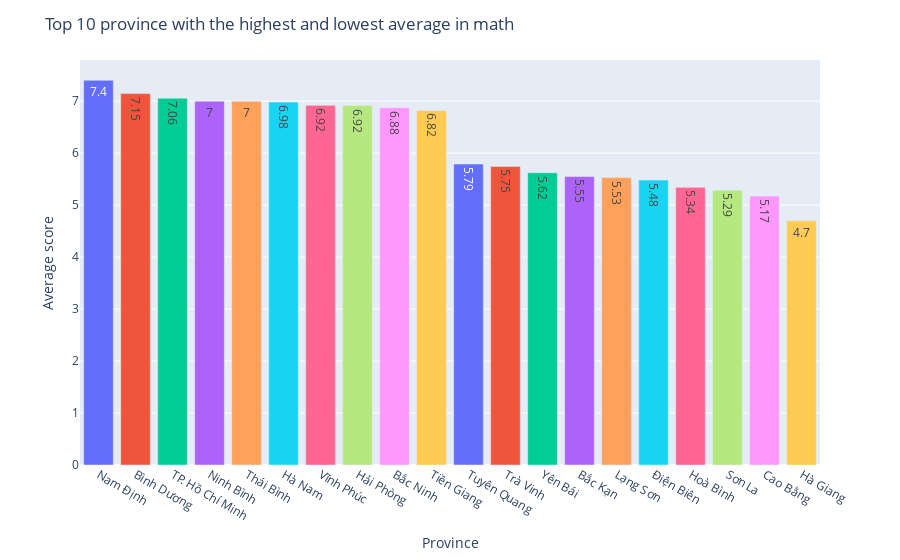

Source (notebook cell):
### Code cell
top10van = val.nlargest(10, "toan")["toan"]
meomeo = val.nsmallest(10, "toan")["toan"]
top10van = top10van.append(meomeo[::-1])
top10van
hoi_dong = [prov[i-1] for i in top10van.index]
fig = px.bar(x=hoi_dong, y=top10van.values, color=hoi_dong, text=top10van.values.round(2))
fig.update_layout(title="Top 10 province with the highest and lowest average in math", xaxis_title="Province",yaxis_title="Average score",showlegend=False)

### Figure 1 — Plotly figure (JSON) as saved in the notebook; plotly's stock layout.template omitted (floating-point values rounded to 4 significant figures)
{"data": [{"alignmentgroup": "True", "hovertemplate": "color=Nam Định<br>x=%{x}<br>y=%{y}<br>text=%{text}<extra></extra>", "legendgroup": "Nam Định", "marker": {"color": "#636efa", "pattern": {"shape": ""}}, "name": "Nam Định", "offsetgroup": "Nam Định", "orientation": "v", "showlegend": true, "text": [7.4], "textposition": "auto", "type": "bar", "x": ["Nam Định"], "xaxis": "x", "y": [7.402], "yaxis": "y"}, {"alignmentgroup": "True", "hovertemplate": "color=Bình Dương<br>x=%{x}<br>y=%{y}<br>text=%{text}<extra></extra>", "legendgroup": "Bình Dương", "marker": {"color": "#EF553B", "pattern": {"shape": ""}}, "name": "Bình Dương", "offsetgroup": "Bình Dương", "orientation": "v", "showlegend": true, "text": [7.15], "textposition": "auto", "type": "bar", "x": ["Bình Dương"], "xaxis": "x", "y": [7.145], "yaxis": "y"}, {"alignmentgroup": "True", "hovertemplate": "color=TP. Hồ Chí Minh<br>x=%{x}<br>y=%{y}<br>text=%{text}<extra></extra>", "legendgroup": "TP. Hồ Chí Minh", "marker": {"color": "#00cc96", "pattern": {"shape": ""}}, "name": "TP. Hồ Chí Minh", "offsetgroup": "TP. Hồ Chí Minh", "orientation": "v", "showlegend": true, "text": [7.06], "textposition": "auto", "type": "bar", "x": ["TP. Hồ Chí Minh"], "xaxis": "x", "y": [7.057], "yaxis": "y"}, {"alignmentgroup": "True", "hovertemplate": "color=Ninh Bình<br>x=%{x}<br>y=%{y}<br>text=%{text}<extra></extra>", "legendgroup": "Ninh Bình", "marker": {"color": "#ab63fa", "pattern": {"shape": ""}}, "name": "Ninh Bình", "offsetgroup": "Ninh Bình", "orientation": "v", "showlegend": true, "text": [7], "textposition": "auto", "type": "bar", "x": ["Ninh Bình"], "xaxis": "x", "y": [6.999], "yaxis": "y"}, {"alignmentgroup": "True", "hovertemplate": "color=Thái Bình<br>x=%{x}<br>y=%{y}<br>text=%{text}<extra></extra>", "legendgroup": "Thái Bình", "marker": {"color": "#FFA15A", "pattern": {"shape": ""}}, "name": "Thái Bình", "offsetgroup": "Thái Bình", "orientation": "v", "showlegend": true, "text": [7], "textposition": "auto", "type": "bar", "x": ["Thái Bình"], "xaxis": "x", "y": [6.997], "yaxis": "y"}, {"alignmentgroup": "True", "hovertemplate": "color=Hà Nam<br>x=%{x}<br>y=%{y}<br>text=%{text}<extra></extra>", "legendgroup": "Hà Nam", "marker": {"color": "#19d3f3", "pattern": {"shape": ""}}, "name": "Hà Nam", "offsetgroup": "Hà Nam", "orientation": "v", "showlegend": true, "text": [6.98], "textposition": "auto", "type": "bar", "x": ["Hà Nam"], "xaxis": "x", "y": [6.981], "yaxis": "y"}, {"alignmentgroup": "True", "hovertemplate": "color=Vĩnh Phúc<br>x=%{x}<br>y=%{y}<br>text=%{text}<extra></extra>", "legendgroup": "Vĩnh Phúc", "marker": {"color": "#FF6692", "pattern": {"shape": ""}}, "name": "Vĩnh Phúc", "offsetgroup": "Vĩnh Phúc", "orientation": "v", "showlegend": true, "text": [6.92], "textposition": "auto", "type": "bar", "x": ["Vĩnh Phúc"], "xaxis": "x", "y": [6.92], "yaxis": "y"}, {"alignmentgroup": "True", "hovertemplate": "color=Hải Phòng<br>x=%{x}<br>y=%{y}<br>text=%{text}<extra></extra>", "legendgroup": "Hải Phòng", "marker": {"color": "#B6E880", "pattern": {"shape": ""}}, "name": "Hải Phòng", "offsetgroup": "Hải Phòng", "orientation": "v", "showlegend": true, "text": [6.92], "textposition": "auto", "type": "bar", "x": ["Hải Phòng"], "xaxis": "x", "y": [6.916], "yaxis": "y"}, {"alignmentgroup": "True", "hovertemplate": "color=Bắc Ninh<br>x=%{x}<br>y=%{y}<br>text=%{text}<extra></extra>", "legendgroup": "Bắc Ninh", "marker": {"color": "#FF97FF", "pattern": {"shape": ""}}, "name": "Bắc Ninh", "offsetgroup": "Bắc Ninh", "orientation": "v", "showlegend": true, "text": [6.88], "textposition": "auto", "type": "bar", "x": ["Bắc Ninh"], "xaxis": "x", "y": [6.875], "yaxis": "y"}, {"alignmentgroup": "True", "hovertemplate": "color=Tiền Giang<br>x=%{x}<br>y=%{y}<br>text=%{text}<extra></extra>", "legendgroup": "Tiền Giang", "marker": {"color": "#FECB52", "pattern": {"shape": ""}}, "name": "Tiền Giang", "offsetgroup": "Tiền Giang", "orientation": "v", "showlegend": true, "text": [6.82], "textposition": "auto", "type": "bar", "x": ["Tiền Giang"], "xaxis": "x", "y": [6.821], "yaxis": "y"}, {"alignmentgroup": "True", "hovertemplate": "color=Tuyên Quang<br>x=%{x}<br>y=%{y}<br>text=%{text}<extra></extra>", "legendgroup": "Tuyên Quang", "marker": {"color": "#636efa", "pattern": {"shape": ""}}, "name": "Tuyên Quang", "offsetgroup": "Tuyên Quang", "orientation": "v", "showlegend": true, "text": [5.79], "textposition": "auto", "type": "bar", "x": ["Tuyên Quang"], "xaxis": "x", "y": [5.79], "yaxis": "y"}, {"alignmentgroup": "True", "hovertemplate": "color=Trà Vinh<br>x=%{x}<br>y=%{y}<br>text=%{text}<extra></extra>", "legendgroup": "Trà Vinh", "marker": {"color": "#EF553B", "pattern": {"shape": ""}}, "name": "Trà Vinh", "offsetgroup": "Trà Vinh", "orientation": "v", "showlegend": true, "text": [5.75], "textposition": "auto", "type": "bar", "x": ["Trà Vinh"], "xaxis": "x", "y": [5.745], "yaxis": "y"}, {"alignmentgroup": "True", "hovertemplate": "color=Yên Bái<br>x=%{x}<br>y=%{y}<br>text=%{text}<extra></extra>", "legendgroup": "Yên Bái", "marker": {"color": "#00cc96", "pattern": {"shape": ""}}, "name": "Yên Bái", "offsetgroup": "Yên Bái", "orientation": "v", "showlegend": true, "text": [5.62], "textposition": "auto", "type": "bar", "x": ["Yên Bái"], "xaxis": "x", "y": [5.622], "yaxis": "y"}, {"alignmentgroup": "True", "hovertemplate": "color=Bắc Kạn<br>x=%{x}<br>y=%{y}<br>text=%{text}<extra></extra>", "legendgroup": "Bắc Kạn", "marker": {"color": "#ab63fa", "pattern": {"shape": ""}}, "name": "Bắc Kạn", "offsetgroup": "Bắc Kạn", "orientation": "v", "showlegend": true, "text": [5.55], "textposition": "auto", "type": "bar", "x": ["Bắc Kạn"], "xaxis": "x", "y": [5.552], "yaxis": "y"}, {"alignmentgroup": "True", "hovertemplate": "color=Lạng Sơn<br>x=%{x}<br>y=%{y}<br>text=%{text}<extra></extra>", "legendgroup": "Lạng Sơn", "marker": {"color": "#FFA15A", "pattern": {"shape": ""}}, "name": "Lạng Sơn", "offsetgroup": "Lạng Sơn", "orientation": "v", "showlegend": true, "text": [5.53], "textposition": "auto", "type": "bar", "x": ["Lạng Sơn"], "xaxis": "x", "y": [5.53], "yaxis": "y"}, {"alignmentgroup": "True", "hovertemplate": "color=Điện Biên<br>x=%{x}<br>y=%{y}<br>text=%{text}<extra></extra>", "legendgroup": "Điện Biên", "marker": {"color": "#19d3f3", "pattern": {"shape": ""}}, "name": "Điện Biên", "offsetgroup": "Điện Biên", "orientation": "v", "showlegend": true, "text": [5.48], "textposition": "auto", "type": "bar", "x": ["Điện Biên"], "xaxis": "x", "y": [5.481], "yaxis": "y"}, {"alignmentgroup": "True", "hovertemplate": "color=Hoà Bình<br>x=%{x}<br>y=%{y}<br>text=%{text}<extra></extra>", "legendgroup": "Hoà Bình", "marker": {"color": "#FF6692", "pattern": {"shape": ""}}, "name": "Hoà Bình", "offsetgroup": "Hoà Bình", "orientation": "v", "showlegend": true, "text": [5.34], "textposition": "auto", "type": "bar", "x": ["Hoà Bình"], "xaxis": "x", "y": [5.342], "yaxis": "y"}, {"alignmentgroup": "True", "hovertemplate": "color=Sơn La<br>x=%{x}<br>y=%{y}<br>text=%{text}<extra></extra>", "legendgroup": "Sơn La", "marker": {"color": "#B6E880", "pattern": {"shape": ""}}, "name": "Sơn La", "offsetgroup": "Sơn La", "orientation": "v", "showlegend": true, "text": [5.29], "textposition": "auto", "type": "bar", "x": ["Sơn La"], "xaxis": "x", "y": [5.287], "yaxis": "y"}, {"alignmentgroup": "True", "hovertemplate": "color=Cao Bằng<br>x=%{x}<br>y=%{y}<br>text=%{text}<extra></extra>", "legendgroup": "Cao Bằng", "marker": {"color": "#FF97FF", "pattern": {"shape": ""}}, "name": "Cao Bằng", "offsetgroup": "Cao Bằng", "orientation": "v", "showlegend": true, "text": [5.17], "textposition": "auto", "type": "bar", "x": ["Cao Bằng"], "xaxis": "x", "y": [5.173], "yaxis": "y"}, {"alignmentgroup": "True", "hovertemplate": "color=Hà Giang<br>x=%{x}<br>y=%{y}<br>text=%{text}<extra></extra>", "legendgroup": "Hà Giang", "marker": {"color": "#FECB52", "pattern": {"shape": ""}}, "name": "Hà Giang", "offsetgroup": "Hà Giang", "orientation": "v", "showlegend": true, "text": [4.7], "textposition": "auto", "type": "bar", "x": ["Hà Giang"], "xaxis": "x", "y": [4.697], "yaxis": "y"}], "layout": {"barmode": "relative", "legend": {"title": {"text": "color"}, "tracegroupgap": 0}, "margin": {"t": 60}, "showlegend": false, "title": {"text": "Top 10 province with the highest and lowest average in math"}, "xaxis": {"anchor": "y", "domain": [0, 1], "title": {"text": "Province"}}, "yaxis": {"anchor": "x", "domain": [0, 1], "title": {"text": "Average score"}}}}
